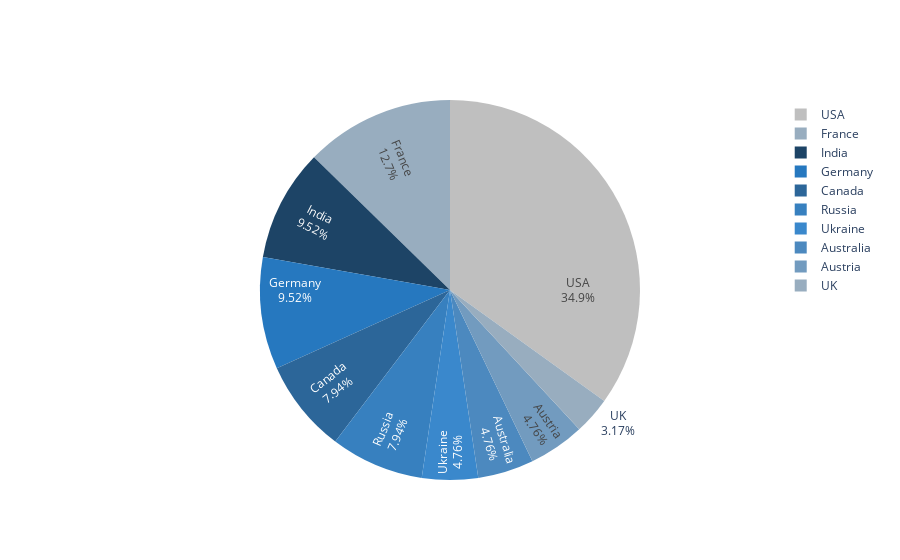

This figure's notebook cell:
### Markdown cell above
## Nationality

### Code cell
labels = ctds_episodes['heroes_nationality'].value_counts()[:10].index
values = ctds_episodes['heroes_nationality'].value_counts()[:10].values
colors=['#bfbfbf',
 '#98adbf',
 '#1d4466',
 '#2678bf',
 '#2c6699',
 '#3780bf',
 '#3a88cc',
 '#4c89bf',
 '#729bbf',
 '#98adbf',
 '#bfbfbf']

fig = go.Figure(data=[go.Pie(labels=labels, values=values, textinfo='label+percent',
                             insidetextorientation='radial',marker=dict(colors=colors))])
fig.show()

### Figure 1 — Plotly figure (JSON) as saved in the notebook; plotly's stock layout.template omitted (floating-point values rounded to 4 significant figures)
{"data": [{"insidetextorientation": "radial", "labels": ["USA", "France", "India", "Germany", "Canada", "Russia", "Ukraine", "Australia", "Austria", "UK"], "marker": {"colors": ["#bfbfbf", "#98adbf", "#1d4466", "#2678bf", "#2c6699", "#3780bf", "#3a88cc", "#4c89bf", "#729bbf", "#98adbf", "#bfbfbf"]}, "textinfo": "label+percent", "type": "pie", "values": [22, 8, 6, 6, 5, 5, 3, 3, 3, 2]}], "layout": {}}
